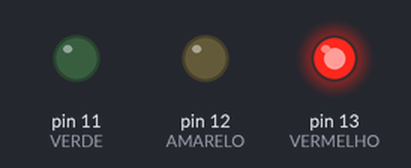
The sketch below on a simulated Arduino Uno, built with avr-gcc and run on an emulated ATmega328P. Parts: output pins drawn as LEDs (lit = HIGH).

Above: at 0.5 s.
At 1.5 s:
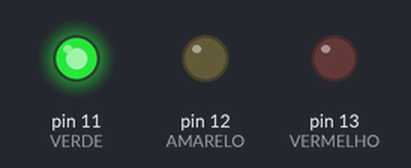
At 5.5 s:
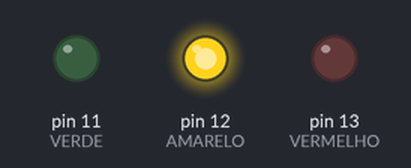
Timing chart, 0 to 6.9 s (numbered marks = the images above):
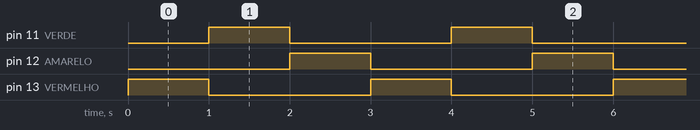

Measured:
- by itself, pin 11 (VERDE), pin 12 (AMARELO), pin 13 (VERMELHO): alternates HIGH for 1.0 s and LOW for 2.0 s
- by itself, everything shown: repeats every 3.0 s, in 4 steps

The sketch:

semaforo_simples_v1.ino
```cpp
/*
  Semáforo simples com 3 LEDs
*/

int tempo = 0;

void setup() {
  // Porta 13 (LED_BUILTIN) em modo de saída(escrita)
  pinMode(13,OUTPUT); //VERMELHO

  // Porta 12 em modo de saída(escrita)
  pinMode(12,OUTPUT);  //AMARELO

  // Porta 11 em modo de saída(escrita)
  pinMode(11,OUTPUT); //VERDE
}

void loop() {
	// Definimos tempo com  1000 milésimos de segundo
	tempo = 1000;
	// Escrevemos HIGH(1) no pino digital 13
	digitalWrite(13,HIGH);  //Vermelho
	// Aguardamos o tempo definido
	delay(tempo);
	// Escrevemos LOW(0) no pino digital 13
	digitalWrite(13,LOW);

    // Escrevemos HIGH(1) no pino digital 11
	digitalWrite(11,HIGH); //Verde
	// Aguardamos o tempo definido
	delay(tempo);
	// Escrevemos LOW(0) no pino digital 11
	digitalWrite(11,LOW);

	// Escrevemos HIGH(1) no pino digital 12
	digitalWrite(12,HIGH); //Amarelo
	// Aguardamos o tempo definido
	delay(tempo);
	// Escrevemos LOW(0) no pino digital 12
	digitalWrite(12,LOW);
}
```
